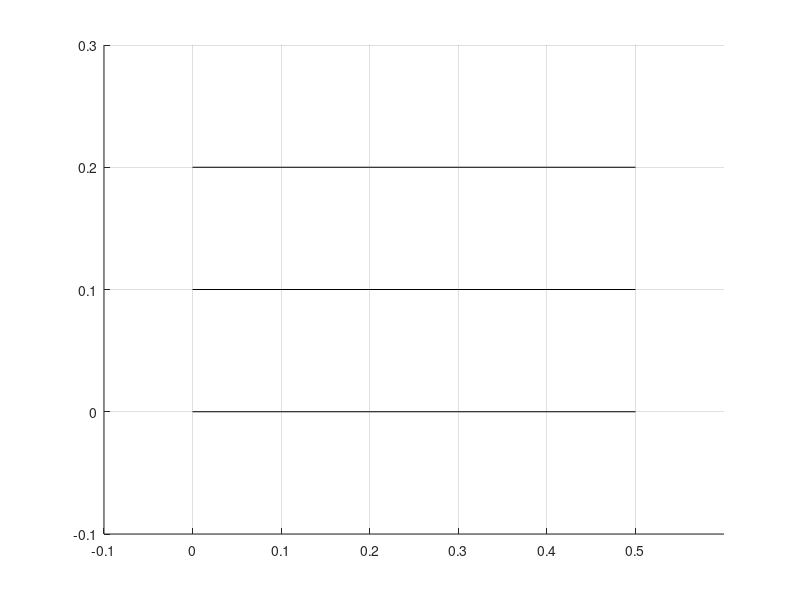

Here is the MATLAB script that generated this plot:
clear;clc;

Nx = 5;     Ny = 2;

L = 0.5;    H = 0.2;    t = 0.05;

[ x , y ] = ndgrid( linspace(0 , L , Nx+1 ) , linspace( 0 , H , Ny+1 ));
% plot( x , y , 'xb' )
line(x,y,'color','k')
axis( [ -0.1 L+0.1 -0.1 H+0.1])
grid on
